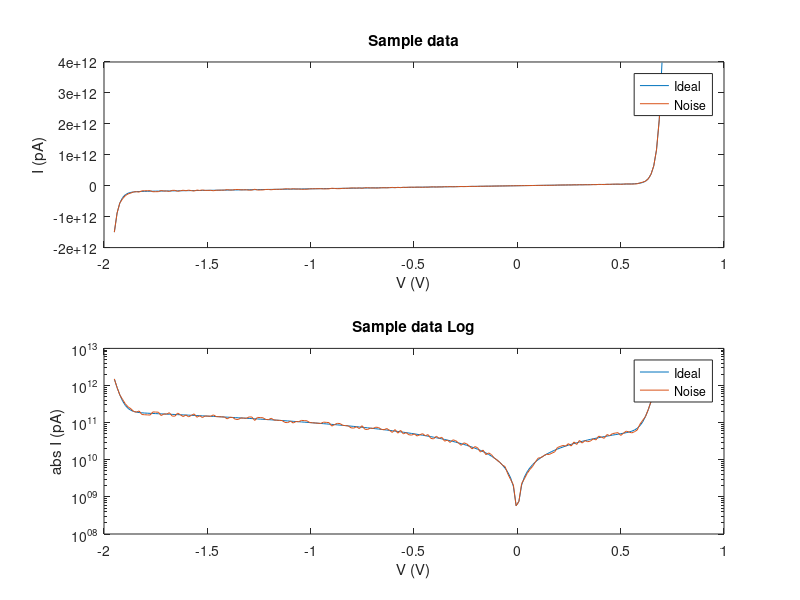
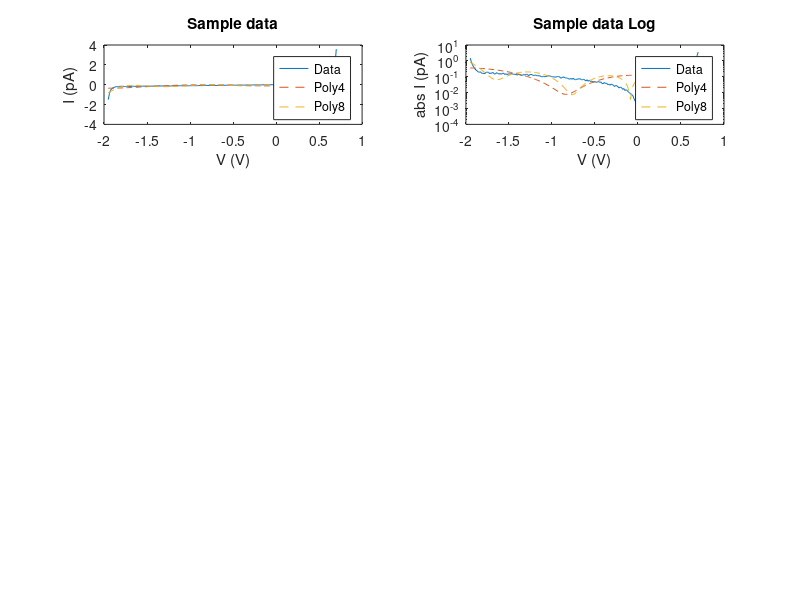

These figures' MATLAB source, in order: (Note: this script raises an error after producing the figures.)
% PA 8

% Set seed
rng(10110)

% Sample
Is = 0.01 * 10^-12; % A
Ib = 0.1 * 10^-12; % A
Vb = 1.3; 
Gp = 0.1;

% V vector, -1.95V to 0.7V 200 steps
V = linspace(-1.95, 0.7, 200);

% I vector
I = zeros(200, 1);

% Second I vector
I_var = zeros(200, 1);

% Random variation
r = randi([-1 1],200,1);

for i=1:length(V)
    V_i = V(i);
    % Calculate I
    I_i = Is*(exp(1.2/0.025*V_i) -1) + Gp*V_i - Ib*(exp(-1.2/0.025*(V_i + Vb) - 1));
    I(i) = I_i;
    % Random variation
    I_var(i) = I_i + 0.1*r(i)*I_i;
end

figure 
subplot(2,1,1);
plot(V, I*10^12);
title("Sample data");
hold on
plot(V, I_var*10^12);
xlabel("V (V)");
ylabel("I (pA)");
legend("Ideal", "Noise");

subplot(2,1,2);
semilogy(V, abs(I*10^12));
title("Sample data Log");
hold on
semilogy(V, abs(I_var*10^12));
xlabel("V (V)");
ylabel("abs I (pA)");
legend("Ideal", "Noise");

% Polyfitting
% 4th order
Vt = V.';
p4 = polyfit(V, I_var, 4);
I4 = polyval(p4, V);

p8 = polyfit(V, I_var, 8);
I8 = polyval(p8, V);

figure 

subplot(4, 2, 1);
plot(V, I_var);
title("Sample data");
hold on
xlabel("V (V)");
ylabel("I (pA)");
ylim([-4 4])
plot(V, I4, 'LineStyle', '--');
plot(V, I8, 'LineStyle', '--');
legend("Data", "Poly4", "Poly8");

subplot(4, 2, 2);
semilogy(V, abs(I_var));
title("Sample data Log");
hold on
xlabel("V (V)");
ylabel("abs I (pA)");
semilogy(V, abs(I4), 'LineStyle', '--');
semilogy(V, abs(I8), 'LineStyle', '--');
%ylim([10E-4 10E0]);
legend("Data","Poly4", "Poly8");

% Non linear fit
% first for B and D constant
fo1 = fittype('A.*(exp(1.2*x/25e-3)-1) + 0.1.*x - C*(exp(1.2*(-(x+1.3))/25e-3)-1)');
ff1 = fit(Vt,I_var,fo1);
If1 = ff1(Vt);

% second for D constant
fo2 = fittype('A.*(exp(1.2*x/25e-3)-1) + B.*x - C*(exp(1.2*(-(x+1.3))/25e-3)-1)');
ff2 = fit(Vt,I_var,fo2);
If2 = ff2(Vt);

% third for all params
fo3 = fittype('A.*(exp(1.2*x/25e-3)-1) + B.*x - C*(exp(1.2*(-(x+D))/25e-3)-1)');
ff3 = fit(Vt,I_var,fo3);
If3 = ff3(Vt);

subplot(4, 2, 3);
plot(V, I_var);
title("Non-linear fit");
hold on
xlabel("V (V)");
ylabel("I (pA)");
ylim([-4 4])
plot(V, If1, 'LineStyle', '--');
plot(V, If2, 'LineStyle', '--');
plot(V, If3,'LineStyle', '--');
legend("Data", "fit2", "fit3", "fit4", 'Location', 'northeast');

subplot(4, 2, 4);
semilogy(V, abs(I_var));
title("Non-linear fit Log");
hold on
xlabel("V (V)");
ylabel("abs I (pA)");
semilogy(V, abs(If1),'LineStyle', '--');
semilogy(V, abs(If2), 'LineStyle', '--');
semilogy(V, abs(If3),'LineStyle', '--');
ylim([10E-5 10E0]);
legend("Data", "fit2", "fit3", "fit4");

% Neural nets
inputs = V;
targets = I_var.';

hiddenLayerSize = 10;
net = fitnet(hiddenLayerSize);
net.divideParam.trainRatio = 70/100;
net.divideParam.valRatio = 15/100;
net.divideParam.testratio = 15/100;
[net,tr] = train(net, inputs, targets);
outputs = net(inputs);
errors = gsubtract(outputs, targets);
performance = perform(net, targets, outputs);
view(net)
Inn = outputs;

subplot(4, 2, 5);
plot(V, I_var);
title("Neural Network");
hold on
xlabel("V (V)");
ylabel("I (pA)");
ylim([-4 4])
plot(V, Inn,'LineStyle', '--');
legend("Data", "NN");

subplot(4, 2, 6);
semilogy(V, abs(I_var));
title("Neural Network Log");
hold on
xlabel("V (V)");
ylabel("abs I (pA)");
semilogy(V, abs(Inn),'LineStyle', '--');
ylim([10E-5 10E0]);
legend("Data", "NN");

% Gaussian GPR
m = fitrgp(Vt ,I_var);

I_pred = predict(m, Vt);
s = m.Sigma; % error
a = m.Alpha; % confidence

I_up = I_pred + 2*s;
I_low = I_pred - 2*s;

% [I_pred, I_up, I_low] = predict(m, Vt);

subplot(4, 2, 7);
plot(V, I);
title("Gaussian Process Regression");
hold on
xlabel("V (V)");
ylabel("I (pA)");
ylim([-4 4])
plot(V, I_pred,'LineStyle', '--');
plot(V, I_low, 'LineStyle', '--');
plot(V, I_up, 'LineStyle', '--');
legend("Data", "RGP Mean", "RGP Lower", "RGP Upper");

subplot(4, 2, 8);
semilogy(V, abs(I));
title("Gaussian Process Regression Log");
hold on
xlabel("V (V)");
ylabel("abs I (pA)");
semilogy(V, abs(I_pred),'LineStyle', '--');
semilogy(V, abs(I_low), 'LineStyle', '--');
semilogy(V, abs(I_up),'LineStyle', '--');
%ylim([10E-4 10E0]);
legend("Data", "RGP Mean", "RGP Lower", "RGP Upper");